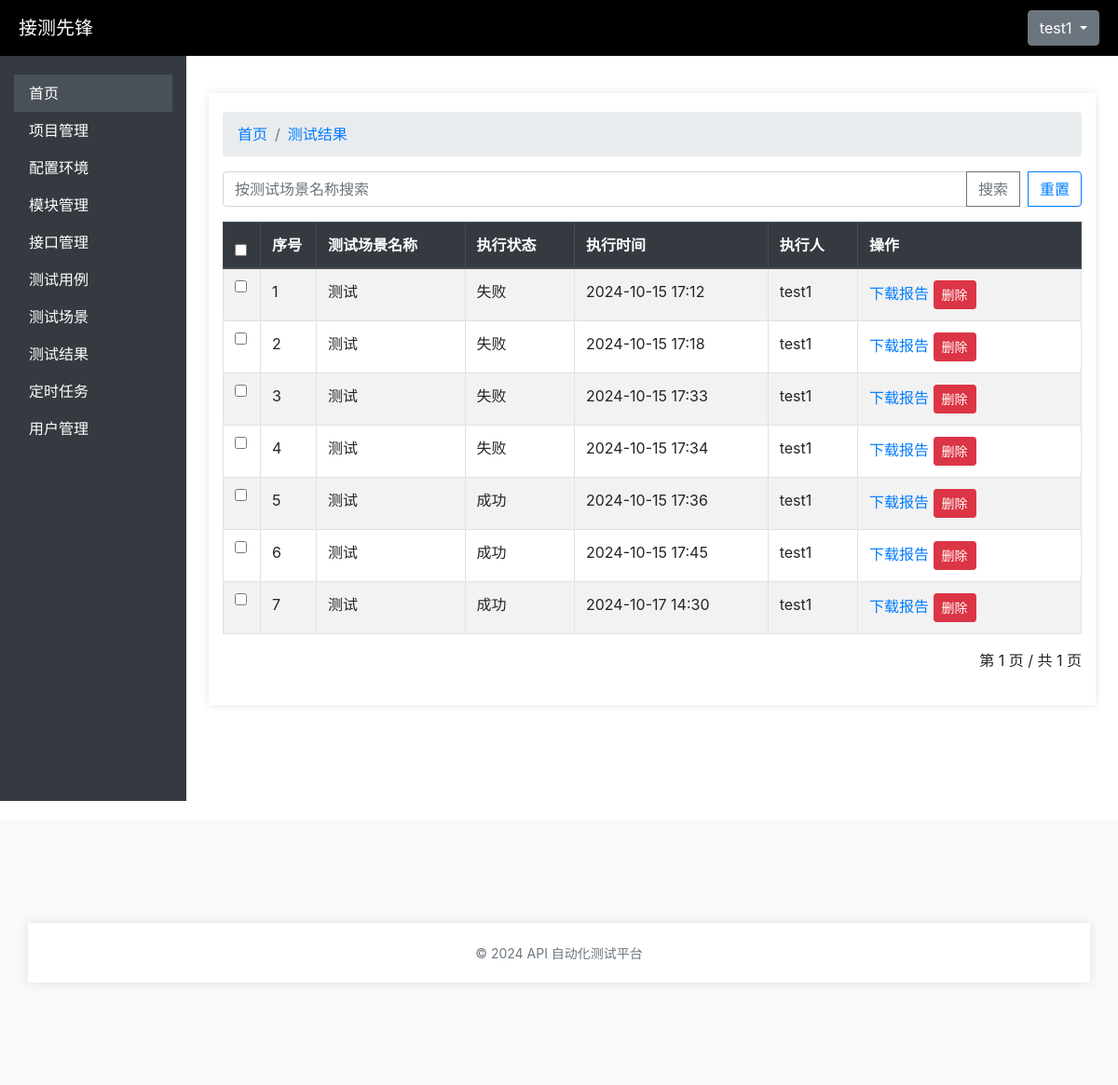
The app's page /testresults/testresults/ (signed in) with its own data.
### user_management/models.py (models this page shows, shortened)
class Users(AbstractBaseUser):
    id = models.AutoField(primary_key=True)
    username = models.CharField(max_length=150, unique=True)
    email = models.EmailField(unique=True)
    password = models.CharField(max_length=128)
    status = models.BooleanField(default=True)  # 用户状态（是否激活）
    is_logged_in = models.BooleanField(default=False)  # 是否登录
    project = models.CharField(max_length=255, blank=True, null=True)  # 所属项目
    module = models.CharField(max_length=255, blank=True, null=True)  # 所属模块
    is_staff = models.BooleanField(default=False)  # 是否是员工
    is_superuser = models.BooleanField(default=False)  # 是否是超级用户
    USERNAME_FIELD = 'username'
    REQUIRED_FIELDS = ['email']
    objects = UserManager()  # 关联自定义用户管理器
    class Meta:
        verbose_name = '用户信息表'
        verbose_name_plural = '用户信息表'

### testresult/models.py (models this page shows, shortened)
class TestResult(models.Model):
    id = models.AutoField(primary_key=True)
    scenario = models.ForeignKey(TestScenario, on_delete=models.CASCADE)
    status = models.CharField(max_length=50, choices=(('success', '成功'), ('fail', '失败'), ('running', '运行中')))
    execution_time = models.DateTimeField(auto_now_add=True)
    executed_by = models.ForeignKey(Users, on_delete=models.SET_NULL, null=True)
    report_file = models.CharField(max_length=255, null=True, blank=True)
    class Meta:
        verbose_name = '测试结果表'
        verbose_name_plural = '测试结果表'

### testscenario/models.py (models this page shows, shortened)
class TestScenario(models.Model):
    id = models.AutoField(primary_key=True)
    name = models.CharField(max_length=100,verbose_name="场景名称")
    description = models.TextField(blank=True, null=True,verbose_name="描述")
    test_cases = models.ManyToManyField(TestCase, related_name='scenarios',verbose_name="测试用例")
    created_at = models.DateTimeField(auto_now_add=True)
    created_by = models.ForeignKey(Users, on_delete=models.SET_NULL, null=True, verbose_name="创建人")
    class Meta:
        verbose_name = '测试场景表'
        verbose_name_plural = '测试场景表'

### testresult/views.py (the view)
# urls.py: path('testresults/', views.testresult_list, name='testresult_list'),
@login_required
def testresult_list(request):
    query = request.GET.get('q')
    if query:
        testresults = TestResult.objects.filter(scenario__name__icontains=query)
    else:
        testresults = TestResult.objects.all()
    paginator = Paginator(testresults, 10)  # 每页显示10个项目
    page_number = request.GET.get('page')
    testresults_page = paginator.get_page(page_number)
    return render(request, 'testresults/testresult_list.html', {'testresults': testresults_page,'paginator': paginator})

### api_test_platform/templates/testresults/testresult_list.html (shortened to what this page needs)
{% extends 'base.html' %}
{% block content %}
<div class="container mt-4">
    <nav aria-label="breadcrumb">
        <ol class="breadcrumb">
          <li class="breadcrumb-item"><a href="#">首页</a></li>
          <li class="breadcrumb-item active" aria-current="page"><a href="#">测试结果</a></li>
        </ol>
      </nav>
    <div class="row mb-3">
        <div class="col-md-12">
            <form action="{% url 'testresult_search' %}" method="get">
                <div class="input-group">
                    <input type="text" name="q" class="form-control" placeholder="按测试场景名称搜索" value="{{ request.GET.q }}">
                    <div class="input-group-append">
                        <button class="btn btn-outline-secondary" type="submit">搜索</button>
                        <a href="{% url 'testresult_list' %}" class="btn btn-outline-primary ml-2">重置</a>
                    </div>
                </div>
            </form>
        </div>
    </div>
    <div class="row">
        <div class="col-md-12">
            <div class="table-responsive">
            <table class="table table-bordered table-striped">
                <thead class="thead-dark">
                    <tr>
                        <th style="width:40px"><input type="checkbox" id="select-all"></th>
                        <th style="width:60px">序号</th>
                        <th>测试场景名称</th>
                        <th>执行状态</th>
                        <th>执行时间</th>
                        <th>执行人</th>
                        <th style="width:240px;">操作</th>
                    </tr>
                </thead>
                <tbody>
                    {% for result in testresults %}
                    <tr>
                        <td><input type="checkbox" name="testscenario_ids" value="{{ testscenario.id }}"></td>
                        <td>{{ forloop.counter }}</td>
                        <td>{{ result.scenario.name }}</td>
                        <td> {{ result.get_status_display }}</td>
                        <td>{{ result.execution_time|date:"Y-m-d H:i" }}</td>
                        <td>{{ result.executed_by.username }}</td>
                        <td>
                            {% if result.testreport %}
                            <a href="{% url 'download_report' result.id %}">下载报告</a>
                            {% else %}
                            无报告
                            {% endif %}
                            <button class="btn btn-sm btn-danger" onclick="openDeleteModal({{ result.id }})">删除</button>
                        </td>
                    </tr>
                    {% empty %}
                    <tr>
                        <td colspan="7" class="text-center">无匹配结果。</td>
                    </tr>
                    {% endfor %}
                </tbody>
            </table>
        </div>
 <div id="pages" class="d-flex justify-content-end">
    <nav>
        <ul class="pagination">
            <li class="step-links">
                <span class="current">
                    第 {{ testresults.number }} 页 / 共 {{ testresults.paginator.num_pages }} 页</span>
            </li>
        </ul>
    </nav>
</div>
        </div>
    </div>
</div>
{% endblock %}

### api_test_platform/templates/base.html (shortened to what this page needs)
<!DOCTYPE html>
<html lang="en">
<head>
    {% load static %}
    <link rel="stylesheet" type="text/css" href="{% static 'css/style.css' %}">
    <link rel="stylesheet" href="https://stackpath.bootstrapcdn.com/bootstrap/4.5.2/css/bootstrap.min.css">
    <link href="https://cdn.jsdelivr.net/npm/bootstrap@4.5.2/dist/css/bootstrap.min.css" rel="stylesheet">
</head>
<body>
    <div class="brand">
        <a href="#" style="color: white;">接测先锋</a>
        <div class="dropdown">
            <button class="btn btn-secondary dropdown-toggle" type="button" data-toggle="dropdown" aria-expanded="false">
                {{ user.username }}
            </button>
        </div>
    </div>
    <div class="container-fluid">
        <div class="row">
            <nav class="col-md-2 d-none d-md-block sidebar">
                <div class="sidebar-sticky">
                    <ul class="nav flex-column">
                        <li class="nav-item">
                            <a class="nav-link active" href="/">首页</a>
                        </li>
                        <li class="nav-item">
                            <a class="nav-link" href="{% url 'project_list' %}">项目管理</a>
                        </li>
                        <li class="nav-item">
                            <a class="nav-link" href="{% url 'environment_list' %}">配置环境</a>
                        </li>
                        <li class="nav-item">
                            <a class="nav-link" href="{% url 'module_list' %}">模块管理</a>
                        </li>
                        <li class="nav-item">
                            <a class="nav-link" href="{% url 'interface_list' %}">接口管理</a>
                        </li>
                        <li class="nav-item">
                            <a class="nav-link" href="{% url 'testcase_list' %}">测试用例</a>
                        </li>
                        <li class="nav-item">
                            <a class="nav-link" href="{% url 'testscenario_list' %}">测试场景</a>
                        </li>
                        <li class="nav-item">
                            <a class="nav-link" href="{% url 'testresult_list' %}">测试结果</a>
                        </li>
                        <li class="nav-item">
                            <a class="nav-link" href="{% url 'scheduled_list' %}">定时任务</a>
                        </li>
                        <li class="nav-item">
                            <a class="nav-link" href="{% url 'user_list' %}">用户管理</a>
                        </li>
                    </ul>
                </div>
            </nav>
            <main role="main" class="col-md-10 ml-sm-auto px-4">
                <div class="d-flex justify-content-between flex-wrap flex-md-nowrap align-items-center pt-3 pb-2 mb-3">
                    {% block content %}{% endblock %}
                </div>
            </main>
        </div>
    </div>
    <footer class="footer text-center">
        <div class="container">
            <span class="text-muted">© 2024 API 自动化测试平台</span>
        </div>
    </footer>
</body>
</html>

### api_test_platform/static/css/style.css (style rules this page uses)
body { font-family: Arial, sans-serif; background-color: #f7f7f7; }
.container { width: 300px; margin: 100px auto; padding: 20px; background-color: white; box-shadow: 0 0 10px rgba(0, 0, 0, 0.1); flex-wrap: wrap; }
label, input { display: block; margin-bottom: 10px; }
button { background-color: #4CAF50; color: white; padding: 10px; border: none; cursor: pointer; }
.table-responsive { overflow-x: auto; }
table { table-layout: auto; width: 100%; }
.table-responsive table.table-bordered th, .table-responsive table.table-bordered td { text-overflow: ellipsis !important; word-break: break-all; word-wrap:break-word; white-space: normal; }

### api_test_platform/templates/base.html (style rules this page uses)
.brand { background-color: #000; font-size: 20px; color: aliceblue; height: 60px; display: flex; align-items: center; justify-content: space-between; padding: 0 20px; }
.sidebar { background-color: #343a40; height: 100vh; color: white; }
.sidebar .nav-link { color: white; }
.sidebar .nav-link.active, .sidebar .nav-link:hover { background-color: #495057; color: #ffffff; }
.sidebar-sticky { padding-top: 20px; }
footer { background-color: #f8f9fa; padding: 10px 0; }
.footer .text-muted { font-size: 14px; }

### records on screen
Users: username "test1"
TestResult: scenario.name "测试", status "失败", execution_time "2024-10-15 17:12", executed_by.username "test1", shows "下载报告"
TestResult: scenario.name "测试", status "失败", execution_time "2024-10-15 17:18", executed_by.username "test1", shows "下载报告"
TestResult: scenario.name "测试", status "失败", execution_time "2024-10-15 17:33", executed_by.username "test1", shows "下载报告"
TestResult: scenario.name "测试", status "失败", execution_time "2024-10-15 17:34", executed_by.username "test1", shows "下载报告"
TestResult: scenario.name "测试", status "成功", execution_time "2024-10-15 17:36", executed_by.username "test1", shows "下载报告"
TestResult: scenario.name "测试", status "成功", execution_time "2024-10-15 17:45", executed_by.username "test1", shows "下载报告"
TestResult: scenario.name "测试", status "成功", execution_time "2024-10-17 14:30", executed_by.username "test1", shows "下载报告"

### other values on screen
{{ testresults.number }} "1"
{{ testresults.paginator.num_pages }} "1"
